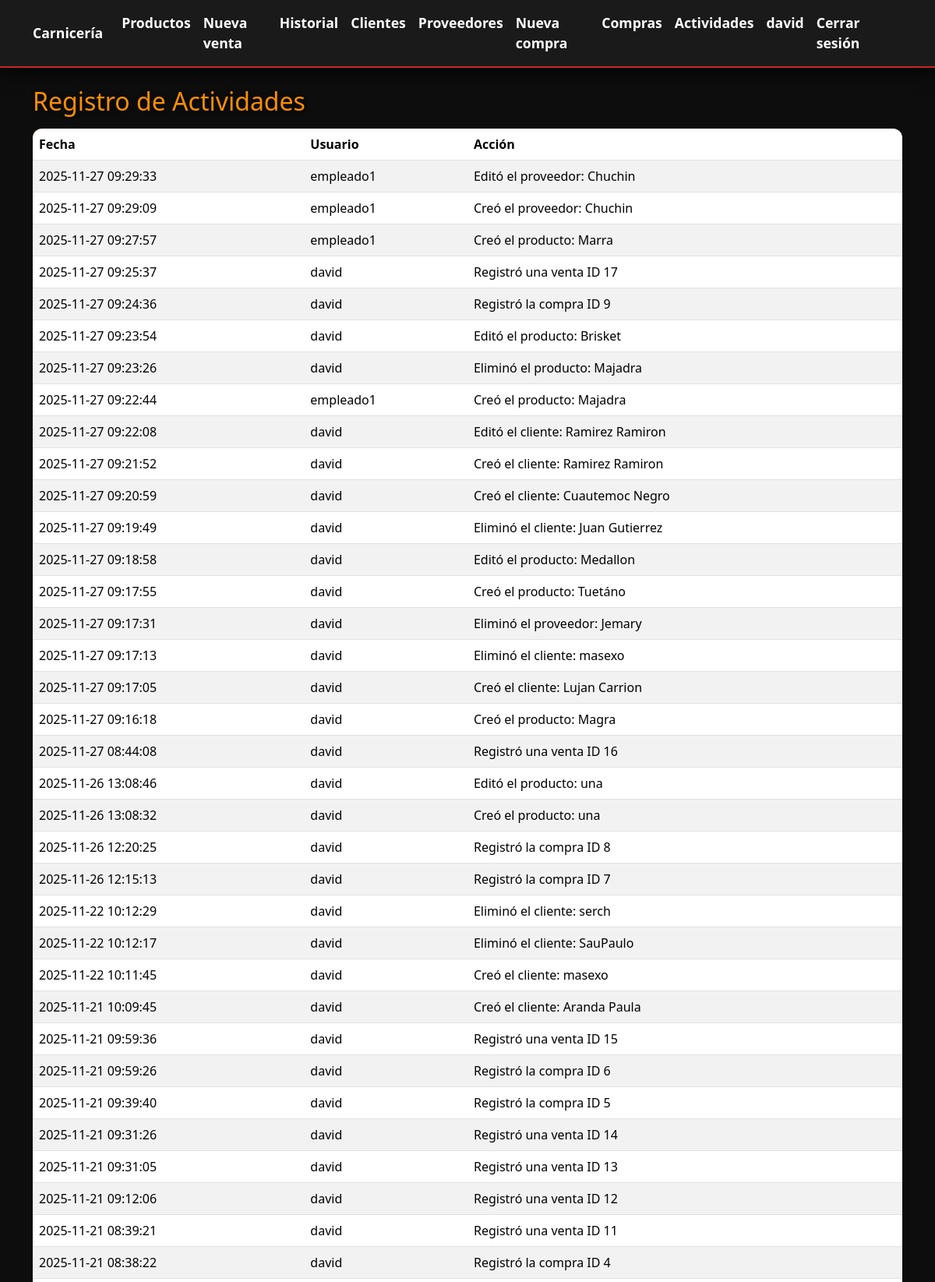
The app's page /registro-actividades/ (signed in, upper part) with its own data.
### app/models.py (models this page shows, shortened)
class Usuario(AbstractUser):
    ROLES = (
        ('consulta', 'Consulta'),
        ('empleado', 'Empleado'),
        ('administrador', 'Administrador'),
    )
    rol = models.CharField(max_length=20, choices=ROLES, default='consulta')
    groups = models.ManyToManyField(
        'auth.Group',
        related_name='usuario_custom_groups',
        blank=True,
        help_text='Los grupos a los que pertenece este usuario.',
        verbose_name='Grupos'
    )
    user_permissions = models.ManyToManyField(
        'auth.Permission',
        related_name='usuario_custom_permissions',
        blank=True,
        help_text='Permisos específicos para este usuario.',
        verbose_name='Permisos'
    )

class RegistroActividad(models.Model):
    usuario = models.ForeignKey(
        settings.AUTH_USER_MODEL,  # <- Esto asegura compatibilidad con usuarios personalizados
        on_delete=models.SET_NULL,
        null=True,
        blank=True
    )
    accion = models.CharField(max_length=255)
    fecha = models.DateTimeField(auto_now_add=True)

### app/views.py (the view)
# urls.py: path('registro-actividades/', views.registro_actividades, name='registro_actividades'),
@login_required
@rol_requerido('administrador')
def registro_actividades(request):
    actividades = RegistroActividad.objects.all().order_by('-fecha')
    return render(request, 'registro_actividades.html', {'actividades': actividades})

### app/templates/registro_actividades.html (shortened to what this page needs)
{% extends "base.html" %}
{% block content %}
<h2>Registro de Actividades</h2>
<table class="table table-striped mt-3">
    <thead>
        <tr>
            <th>Fecha</th>
            <th>Usuario</th>
            <th>Acción</th>
        </tr>
    </thead>
    <tbody>
        {% for act in actividades %}
        <tr>
            <td>{{ act.fecha|date:"Y-m-d H:i:s" }}</td>
            <td>
                {% if act.usuario %}
                    {{ act.usuario.username }}
                {% else %}
                    Desconocido
                {% endif %}
            </td>
            <td>{{ act.accion }}</td>
        </tr>
        {% empty %}
        <tr>
            <td colspan="3">No hay registros disponibles.</td>
        </tr>
        {% endfor %}
    </tbody>
</table>
{% endblock %}

### app/templates/base.html (shortened to what this page needs)
{% load static %}
<!doctype html>
<html lang="es">
  <head>
<link href="https://cdn.jsdelivr.net/npm/bootstrap@5.3.2/dist/css/bootstrap.min.css" rel="stylesheet">
  </head>
  <body>
    <nav class="navbar navbar-expand-lg">
      <div class="container">
        <a class="navbar-brand" href="{% url 'dashboard' %}">Carnicería</a>
        <div class="collapse navbar-collapse" id="navMain">
          <ul class="navbar-nav me-auto mb-2 mb-lg-0">
            {% if user.is_authenticated %}
                {% if user.rol in 'consulta empleado administrador' %}
                  <li class="nav-item"><a class="nav-link" href="{% url 'productos' %}">Productos</a></li>
                {% endif %}
                {% if user.rol in 'empleado administrador' %}
                  <li class="nav-item"><a class="nav-link" href="{% url 'ventas_nueva' %}">Nueva venta</a></li>
                  <li class="nav-item"><a class="nav-link" href="{% url 'ventas_historial' %}">Historial</a></li>
                  <li class="nav-item"><a class="nav-link" href="{% url 'clientes' %}">Clientes</a></li>
                  <li class="nav-item"><a class="nav-link" href="{% url 'proveedores' %}">Proveedores</a></li>
                  <li class="nav-item"><a class="nav-link" href="{% url 'compras_nueva' %}">Nueva compra</a></li>
                  <li class="nav-item"><a class="nav-link" href="{% url 'compras_historial' %}">Compras</a></li>
                  <li class="nav-item"><a class="nav-link" href="{% url 'registro_actividades' %}">Actividades</a></li>
                {% endif %}
            {% endif %}
          </ul>
          <ul class="navbar-nav ms-auto">
            {% if user.is_authenticated %}
              <li class="nav-item"><span class="nav-link text-light">{{ user.username }}</span></li>
              <li class="nav-item"><a class="nav-link text-warning" href="{% url 'logout' %}">Cerrar sesión</a></li>
            {% else %}
              <li class="nav-item"><a class="nav-link" href="{% url 'login' %}">Iniciar sesión</a></li>
            {% endif %}
          </ul>
        </div>
      </div>
    </nav>
<div class="container mt-4">
  {% block content %}{% endblock %}
</div>
  </body>
</html>

### app/templates/base.html (style rules this page uses)
body { font-family: 'Segoe UI', Tahoma, Geneva, Verdana, sans-serif; background-color: #0d0d0d; color: #f2f2f2; }
.navbar { background-color: #1a1a1a !important; box-shadow: 0 6px 20px rgba(0,0,0,0.8); border-bottom: 2px solid #c62828; }
.navbar .nav-link, .navbar .navbar-brand { color: #ffffff !important; font-weight: 700; font-size: 1.1rem; }
.table { border-radius: 0.75rem; overflow: hidden; background-color: #1e1e1e; color: #ffffff; }
.table thead { background-color: #c62828 !important; color: #ffffff !important; font-weight: bold; }
h2, h3, h4, h5 { color: #ff8f00 !important; text-shadow: 1px 1px 6px rgba(0,0,0,0.8); }
a { text-decoration: none; color: #ffb74d; }

### records on screen
Usuario: username "david"
RegistroActividad: fecha "2025-11-27 09:29:33", usuario.username "empleado1", accion "Editó el proveedor: Chuchin"
RegistroActividad: fecha "2025-11-27 09:29:09", usuario.username "empleado1", accion "Creó el proveedor: Chuchin"
RegistroActividad: fecha "2025-11-27 09:27:57", usuario.username "empleado1", accion "Creó el producto: Marra"
RegistroActividad: fecha "2025-11-27 09:25:37", usuario.username "david", accion "Registró una venta ID 17"
RegistroActividad: fecha "2025-11-27 09:24:36", usuario.username "david", accion "Registró la compra ID 9"
RegistroActividad: fecha "2025-11-27 09:23:54", usuario.username "david", accion "Editó el producto: Brisket"
RegistroActividad: fecha "2025-11-27 09:23:26", usuario.username "david", accion "Eliminó el producto: Majadra"
RegistroActividad: fecha "2025-11-27 09:22:44", usuario.username "empleado1", accion "Creó el producto: Majadra"
RegistroActividad: fecha "2025-11-27 09:22:08", usuario.username "david", accion "Editó el cliente: Ramirez Ramiron"
RegistroActividad: fecha "2025-11-27 09:21:52", usuario.username "david", accion "Creó el cliente: Ramirez Ramiron"
RegistroActividad: fecha "2025-11-27 09:20:59", usuario.username "david", accion "Creó el cliente: Cuautemoc Negro"
RegistroActividad: fecha "2025-11-27 09:19:49", usuario.username "david", accion "Eliminó el cliente: Juan Gutierrez"
RegistroActividad: fecha "2025-11-27 09:18:58", usuario.username "david", accion "Editó el producto: Medallon"
RegistroActividad: fecha "2025-11-27 09:17:55", usuario.username "david", accion "Creó el producto: Tuetáno"
RegistroActividad: fecha "2025-11-27 09:17:31", usuario.username "david", accion "Eliminó el proveedor: Jemary"
RegistroActividad: fecha "2025-11-27 09:17:13", usuario.username "david", accion "Eliminó el cliente: masexo"
RegistroActividad: fecha "2025-11-27 09:17:05", usuario.username "david", accion "Creó el cliente: Lujan Carrion"
RegistroActividad: fecha "2025-11-27 09:16:18", usuario.username "david", accion "Creó el producto: Magra"
RegistroActividad: fecha "2025-11-27 08:44:08", usuario.username "david", accion "Registró una venta ID 16"
RegistroActividad: fecha "2025-11-26 13:08:46", usuario.username "david", accion "Editó el producto: una"
RegistroActividad: fecha "2025-11-26 13:08:32", usuario.username "david", accion "Creó el producto: una"
RegistroActividad: fecha "2025-11-26 12:20:25", usuario.username "david", accion "Registró la compra ID 8"
RegistroActividad: fecha "2025-11-26 12:15:13", usuario.username "david", accion "Registró la compra ID 7"
RegistroActividad: fecha "2025-11-22 10:12:29", usuario.username "david", accion "Eliminó el cliente: serch"
RegistroActividad: fecha "2025-11-22 10:12:17", usuario.username "david", accion "Eliminó el cliente: SauPaulo"
RegistroActividad: fecha "2025-11-22 10:11:45", usuario.username "david", accion "Creó el cliente: masexo"
RegistroActividad: fecha "2025-11-21 10:09:45", usuario.username "david", accion "Creó el cliente: Aranda Paula"
RegistroActividad: fecha "2025-11-21 09:59:36", usuario.username "david", accion "Registró una venta ID 15"
RegistroActividad: fecha "2025-11-21 09:59:26", usuario.username "david", accion "Registró la compra ID 6"
RegistroActividad: fecha "2025-11-21 09:39:40", usuario.username "david", accion "Registró la compra ID 5"
RegistroActividad: fecha "2025-11-21 09:31:26", usuario.username "david", accion "Registró una venta ID 14"
RegistroActividad: fecha "2025-11-21 09:31:05", usuario.username "david", accion "Registró una venta ID 13"
RegistroActividad: fecha "2025-11-21 09:12:06", usuario.username "david", accion "Registró una venta ID 12"
RegistroActividad: fecha "2025-11-21 08:39:21", usuario.username "david", accion "Registró una venta ID 11"
RegistroActividad: fecha "2025-11-21 08:38:22", usuario.username "david", accion "Registró la compra ID 4"
